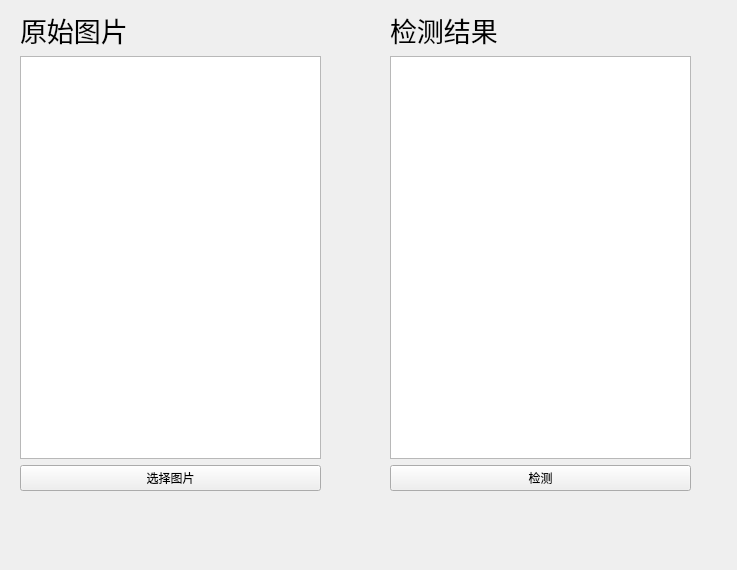
<?xml version="1.0" encoding="UTF-8"?>
<ui version="4.0">
 <class>Form</class>
 <widget class="QWidget" name="Form">
  <property name="geometry">
   <rect>
    <x>0</x>
    <y>0</y>
    <width>737</width>
    <height>570</height>
   </rect>
  </property>
  <property name="windowTitle">
   <string>Form</string>
  </property>
  <widget class="QWidget" name="layoutWidget">
   <property name="geometry">
    <rect>
     <x>20</x>
     <y>10</y>
     <width>301</width>
     <height>481</height>
    </rect>
   </property>
   <layout class="QVBoxLayout" name="verticalLayout">
    <item>
     <widget class="QLabel" name="label">
      <property name="font">
       <font>
        <pointsize>20</pointsize>
       </font>
      </property>
      <property name="text">
       <string>原始图片</string>
      </property>
     </widget>
    </item>
    <item>
     <widget class="QGraphicsView" name="graphicsView"/>
    </item>
    <item>
     <widget class="QPushButton" name="pushButton">
      <property name="text">
       <string>选择图片</string>
      </property>
     </widget>
    </item>
   </layout>
  </widget>
  <widget class="QWidget" name="layoutWidget">
   <property name="geometry">
    <rect>
     <x>390</x>
     <y>10</y>
     <width>301</width>
     <height>481</height>
    </rect>
   </property>
   <layout class="QVBoxLayout" name="verticalLayout_2">
    <item>
     <widget class="QLabel" name="label_2">
      <property name="font">
       <font>
        <pointsize>20</pointsize>
       </font>
      </property>
      <property name="text">
       <string>检测结果</string>
      </property>
     </widget>
    </item>
    <item>
     <widget class="QGraphicsView" name="graphicsView_2"/>
    </item>
    <item>
     <widget class="QPushButton" name="pushButton_2">
      <property name="text">
       <string>检测</string>
      </property>
     </widget>
    </item>
   </layout>
  </widget>
 </widget>
 <resources/>
 <connections>
  <connection>
   <sender>pushButton</sender>
   <signal>clicked()</signal>
   <receiver>Form</receiver>
   <slot>select()</slot>
   <hints>
    <hint type="sourcelabel">
     <x>150</x>
     <y>425</y>
    </hint>
    <hint type="destinationlabel">
     <x>154</x>
     <y>467</y>
    </hint>
   </hints>
  </connection>
  <connection>
   <sender>pushButton_2</sender>
   <signal>clicked()</signal>
   <receiver>Form</receiver>
   <slot>detect()</slot>
   <hints>
    <hint type="sourcelabel">
     <x>434</x>
     <y>418</y>
    </hint>
    <hint type="destinationlabel">
     <x>449</x>
     <y>447</y>
    </hint>
   </hints>
  </connection>
 </connections>
 <slots>
  <slot>select()</slot>
  <slot>recognition()</slot>
  <slot>detect()</slot>
 </slots>
</ui>
